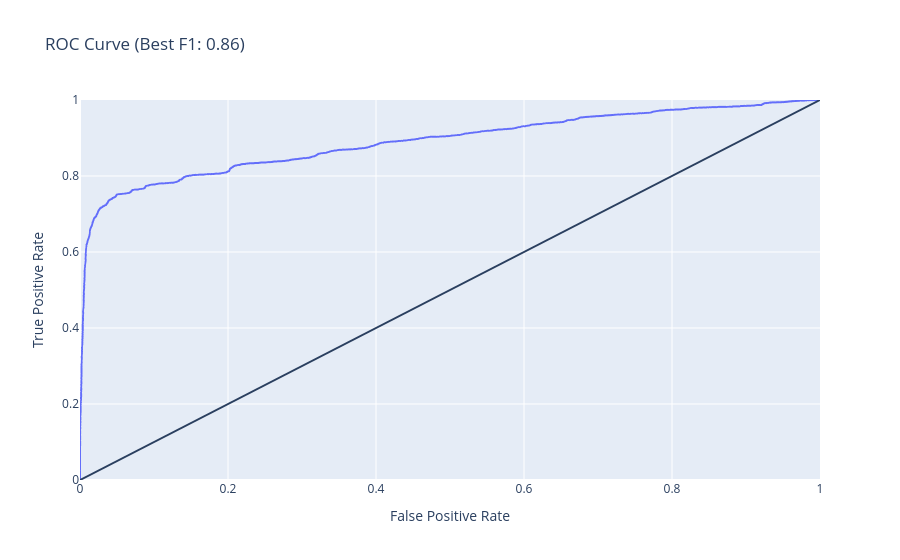

Source (notebook cell):
### Code cell
from sklearn.metrics import roc_curve

fpr, tpr, thresholds = roc_curve(true_labels, raw_outputs)

df = pd.DataFrame({
    "False Positive Rate": fpr,
    "True Positive Rate": tpr
})

fig = px.line(
    df, 
    x="False Positive Rate", 
    y="True Positive Rate", 
    title=f"ROC Curve (Best F1: {best_f1_vald:.2f})", 
    range_x=[0, 1], 
    range_y=[0, 1]
)

# random guess line
fig.add_shape(
    type='line', line=dict(dash='dash', color='gray'),
    x0=0, x1=1, y0=0, y1=1
)

fig.show()
# the goal is to avoid false negatives (missing a seizure), 
# get all the true positives at the price of false positives

### Figure 1 — Plotly figure (JSON) as saved in the notebook; plotly's stock layout.template omitted (floating-point values rounded to 4 significant figures; data arrays with more than 128 entries replaced by an {"elided": "..."} marker saying what was removed)
{"data": [{"hovertemplate": "False Positive Rate=%{x}<br>True Positive Rate=%{y}<extra></extra>", "legendgroup": "", "line": {"color": "#636efa", "dash": "solid"}, "marker": {"symbol": "circle"}, "mode": "lines", "name": "", "showlegend": false, "type": "scattergl", "x": {"elided": "4469 float values"}, "xaxis": "x", "y": {"elided": "4469 float values"}, "yaxis": "y"}], "layout": {"legend": {"tracegroupgap": 0}, "shapes": [{"type": "line", "x0": 0, "x1": 1, "y0": 0, "y1": 1}], "title": {"text": "ROC Curve (Best F1: 0.86)"}, "xaxis": {"anchor": "y", "domain": [0, 1], "range": [0, 1], "title": {"text": "False Positive Rate"}}, "yaxis": {"anchor": "x", "domain": [0, 1], "range": [0, 1], "title": {"text": "True Positive Rate"}}}}
